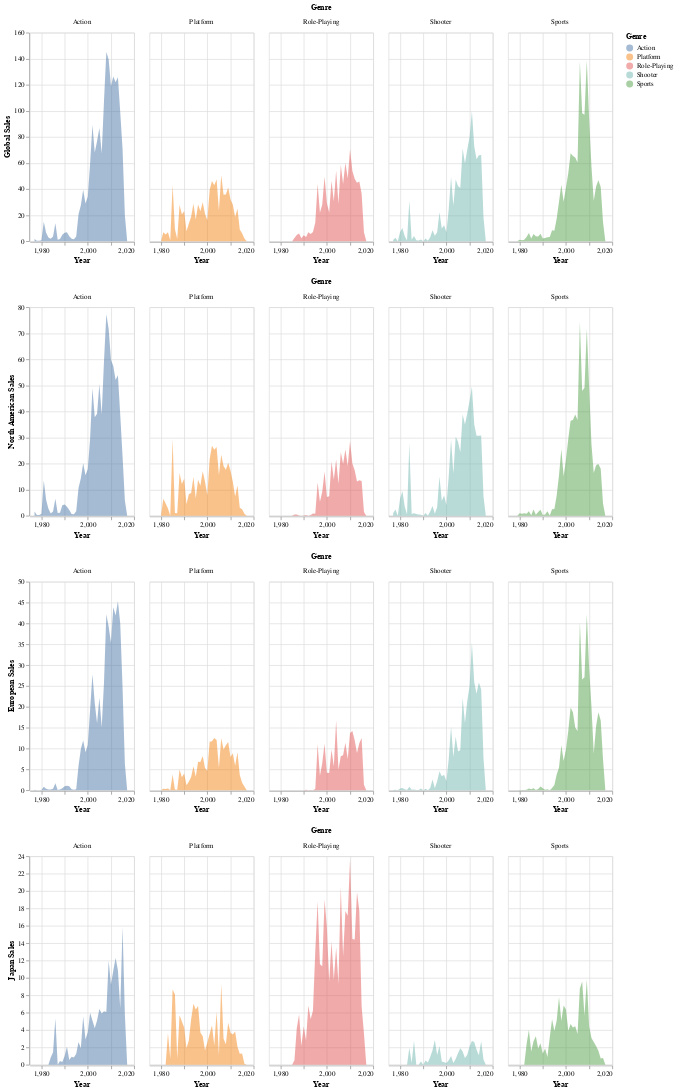

Notebook source saved alongside this figure:
### Markdown cell above
<blockquote> 
<p>
    <strong>Figure 1</strong>: 4 sets of plots showing the changes in overall and regional sales for the top 5 genres between 1977 and 2020.
</p>
</blockquote>

### Code cell
data_plot4 = vg_sales[(vg_sales.Genre=='Action') | (vg_sales.Genre=='Sports') | (vg_sales.Genre=='Shooter') 
                      | (vg_sales.Genre=='Role-Playing') | (vg_sales.Genre=='Platform')].groupby(['Genre','Year']).aggregate(sum).reset_index()
global_sales = na_sales = alt.Chart(data_plot4).mark_line().properties(
     width=500
).encode(
    x=alt.X('Year:Q'),
    y=alt.Y('Global_Sales', title = 'Global Sales'), #sum of Global Sales
    color=alt.Color('Genre')
).properties(width=150).mark_area(opacity = 0.5).facet('Genre')
na_sales = alt.Chart(data_plot4).mark_line().properties(
     width=500
).encode(
    x=alt.X('Year:Q'),
    y=alt.Y('NA_Sales', title = 'North American Sales'), #sum of NA Sales
    color=alt.Color('Genre')
).properties(width=150).mark_area(opacity = 0.5).facet('Genre')
eu_sales = alt.Chart(data_plot4).mark_line().properties(
     width=500
).encode(
    x=alt.X('Year:Q'),
    y=alt.Y('EU_Sales', title = 'European Sales'), #sum of EU Sales
    color=alt.Color('Genre')
).properties(width=150).mark_area(opacity = 0.5).facet('Genre')
jp_sales = alt.Chart(data_plot4).mark_line().properties(
     width=500
).encode(
    x=alt.X('Year:Q'),
    y=alt.Y('JP_Sales', title = 'Japan Sales'), #sum of JP Sales
    color=alt.Color('Genre')
).properties(width=150).mark_area(opacity = 0.5).facet('Genre')
global_sales & na_sales & eu_sales & jp_sales

### Figure 1 — Vega-Lite specification as saved in the notebook (floating-point values rounded to 4 significant figures; data arrays with more than 128 entries replaced by an {"elided": "..."} marker saying what was removed)
{"config": {"view": {"continuousWidth": 400, "continuousHeight": 300}}, "vconcat": [{"facet": {"type": "nominal", "field": "Genre"}, "spec": {"mark": {"type": "area", "opacity": 0.5}, "encoding": {"color": {"type": "nominal", "field": "Genre"}, "x": {"type": "quantitative", "field": "Year"}, "y": {"type": "quantitative", "field": "Global_Sales", "title": "Global Sales"}}, "width": 150}}, {"facet": {"type": "nominal", "field": "Genre"}, "spec": {"mark": {"type": "area", "opacity": 0.5}, "encoding": {"color": {"type": "nominal", "field": "Genre"}, "x": {"type": "quantitative", "field": "Year"}, "y": {"type": "quantitative", "field": "NA_Sales", "title": "North American Sales"}}, "width": 150}}, {"facet": {"type": "nominal", "field": "Genre"}, "spec": {"mark": {"type": "area", "opacity": 0.5}, "encoding": {"color": {"type": "nominal", "field": "Genre"}, "x": {"type": "quantitative", "field": "Year"}, "y": {"type": "quantitative", "field": "EU_Sales", "title": "European Sales"}}, "width": 150}}, {"facet": {"type": "nominal", "field": "Genre"}, "spec": {"mark": {"type": "area", "opacity": 0.5}, "encoding": {"color": {"type": "nominal", "field": "Genre"}, "x": {"type": "quantitative", "field": "Year"}, "y": {"type": "quantitative", "field": "JP_Sales", "title": "Japan Sales"}}, "width": 150}}], "data": {"name": "data-1bd4a1dcdaba8850b71afe7bdb75eaf3"}, "$schema": "https://vega.github.io/schema/vega-lite/v4.8.1.json", "datasets": {"data-1bd4a1dcdaba8850b71afe7bdb75eaf3": {"elided": "184 records"}}}
